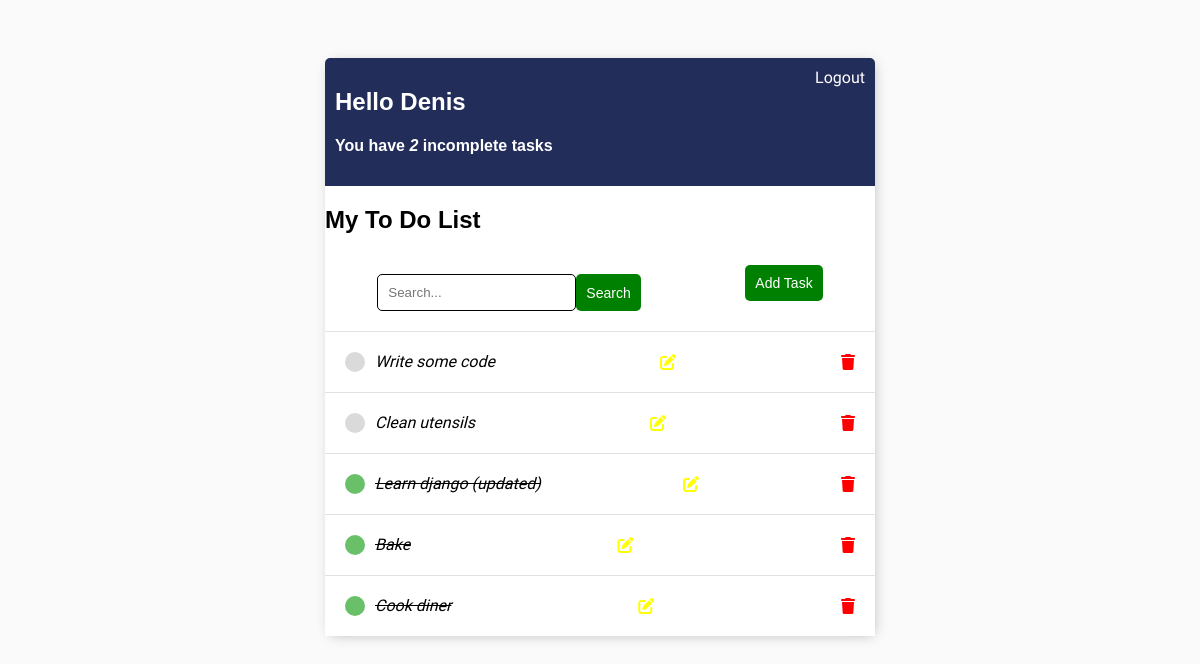
The app's page / (signed in) with its own data.
### base/models.py (models this page shows)
class Task(models.Model):
    user = models.ForeignKey(
        User, on_delete=models.CASCADE, null=True, blank=True)
    title = models.CharField(max_length=200)
    description = models.TextField(null=True, blank=True)
    complete = models.BooleanField(default=False)
    create = models.DateTimeField(auto_now_add=True)
    def __str__ (self):
        return self.title
    class Meta:
        ordering = ['complete']

### base/views.py (the view)
# urls.py: path('', TaskList.as_view(), name='tasks'),
class TaskList(LoginRequiredMixin, ListView):
    model = Task
    context_object_name = 'tasks'
    def get_context_data(self, **kwargs):
        context = super().get_context_data(**kwargs)
        context['tasks'] = context['tasks'].filter(user=self.request.user)
        context['count'] = context['tasks'].filter(complete=False).count()
        search_input = self.request.GET.get('search') or ''
        if search_input:
            context['tasks'] = context['tasks'].filter(
                title__startswith=search_input)
        context['search_input'] = search_input
        return context

### base/templates/base/task_list.html
{% extends 'base/main.html' %} {% block content %}
{%if request.user.is_authenticated%}
<div class="header">
  <div>
    <h2>Hello {{request.user|title}}</h2>
    <h4>You have <i>{{count}}</i> incomplete task{{ count|pluralize:'s' }}</h4>
  </div>
  <a href="{% url 'logout' %}">Logout</a>
  {%else%}
  <a href="{% url 'login' %}">Login</a>
  {%endif%}
</div>
<h2>My To Do List {{color}}</h2>
<div class="search-add-wrapper">
  <form method="GET" style="margin-top: 20px; display: flex">
    <input
      type="text"
      name="search"
      placeholder="Search..."
      value="{{search_input}}"
    />
    <input class="button" type="submit" value="Search" />
  </form>
  <a id="add-task" href="{% url 'create-task' %}"
    ><button class="button">Add Task</button></a
  >
</div>
<div class="tasks-wrapper">
  {% for task in tasks %}
  <div class="task-wrapper">
    {% if task.complete %}
    <div class="task-title">
      <div class="task-complete-icon"></div>
      <i><s>{{task}}</s></i>
    </div>
    <a href="{% url 'update-task' task.id%}"
      ><i class="fa-solid fa-pen-to-square edit"></i
    ></a>
    <a href="{% url 'delete-task' task.id%}"
      ><i class="fa-solid fa-trash delete"></i
    ></a>
    {%else%}
    <div class="task-title">
      <div class="task-incomplete-icon"></div>
      <i>{{task}}</i>
    </div>
    <a href="{% url 'update-task' task.id%}"
      ><i class="fa-solid fa-pen-to-square edit"></i
    ></a>
    <a href="{% url 'delete-task' task.id%}"
      ><i class="fa-solid fa-trash delete"></i
    ></a>
    {%endif%}
  </div>
  {%empty%}
  <h3>No items in list</h3>
  {% endfor %}
</div>
{% endblock content %}

### base/templates/base/main.html (style rules this page uses)
body { background-color: #fafafa; font-family: "Sono", sans-serif; padding-top: 50px; }
h1, h2, h3, h4, h5, h6 { font-family: "Raleway", sans-serif; }
p, a { color: gray; }
.header { display: flex; justify-content: space-between; color: white; padding: 10px; border-radius: 5px 5px 0 0; background-color: rgb(35,45,90); }
.header a { color: white; text-decoration: none; }
.task-wrapper { display: flex; align-items: center; justify-content: space-between; padding: 20px; background-color: white; border-top: 1px solid rgb(226, 226, 226); }
.task-title { display: flex; }
.task-complete-icon { height: 20px; width: 20px; background-color: rgb(105, 192, 105); border-radius: 50%; margin-right: 10px; }
.task-incomplete-icon { height: 20px; width: 20px; background-color: rgb(218, 218, 218); border-radius: 50%; margin-right: 10px; }
.delete { color: red; }
.edit { color: yellow; }
input[type="text"], input[type="password"], textarea { width: 90%; border-radius: 5px; padding: 10px; border: 1px solid black; }
.button { border-style: none; background-color: green; color: white; padding: 10px; font-size: 14px; border-radius: 5px; cursor: pointer; text-decoration: none; }
.search-add-wrapper { display: flex; justify-content: space-around; align-items: center; margin-bottom: 20px; }

### records on screen
Task: title "Write some code"
Task: title "Clean utensils"
Task: title "Learn django (updated)"
Task: title "Bake"
Task: title "Cook diner"

### other values on screen
{{ request.user|title }} "Denis"
{{ count }} "2"
